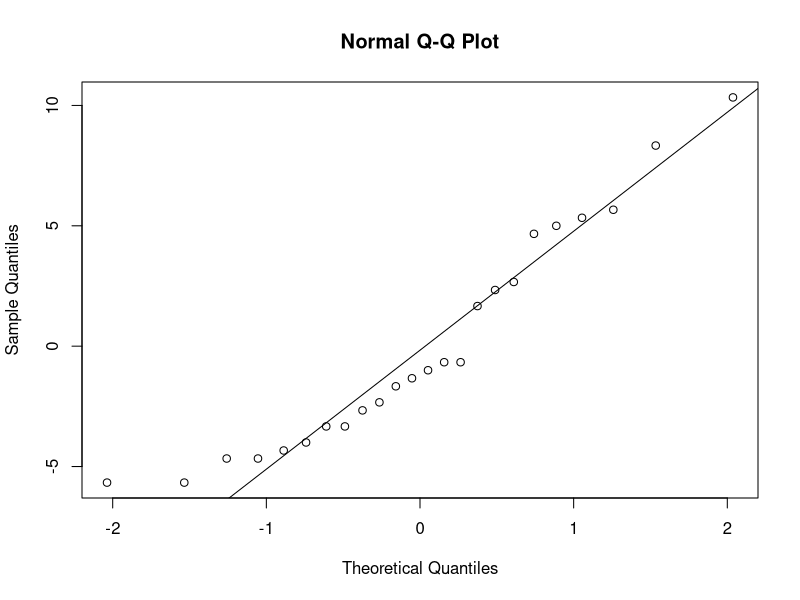
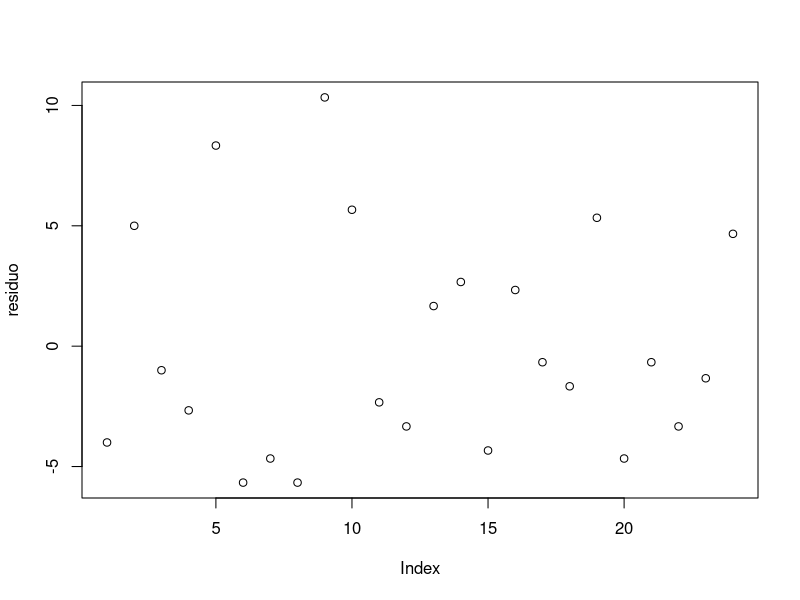
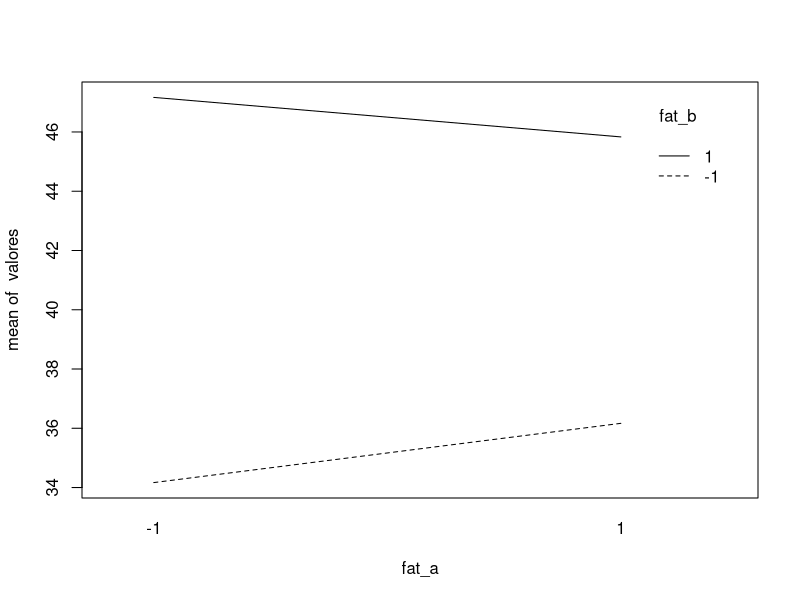
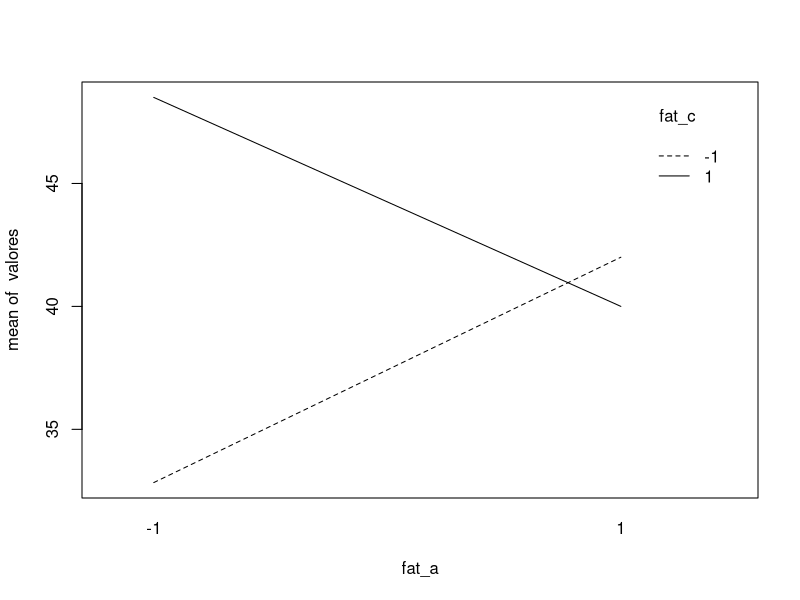
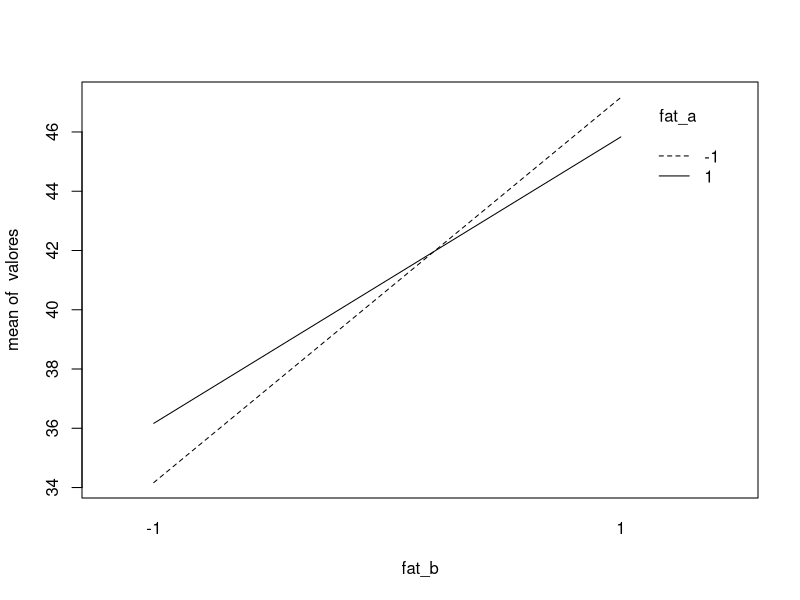
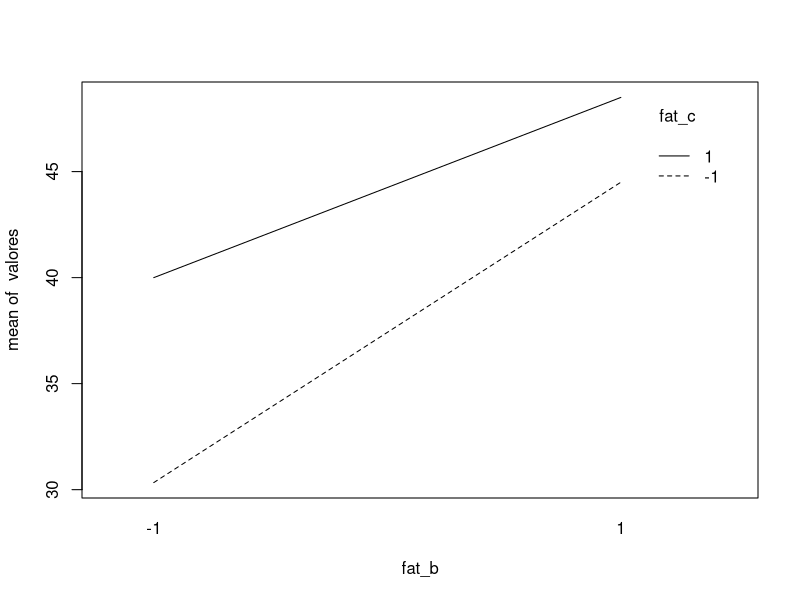
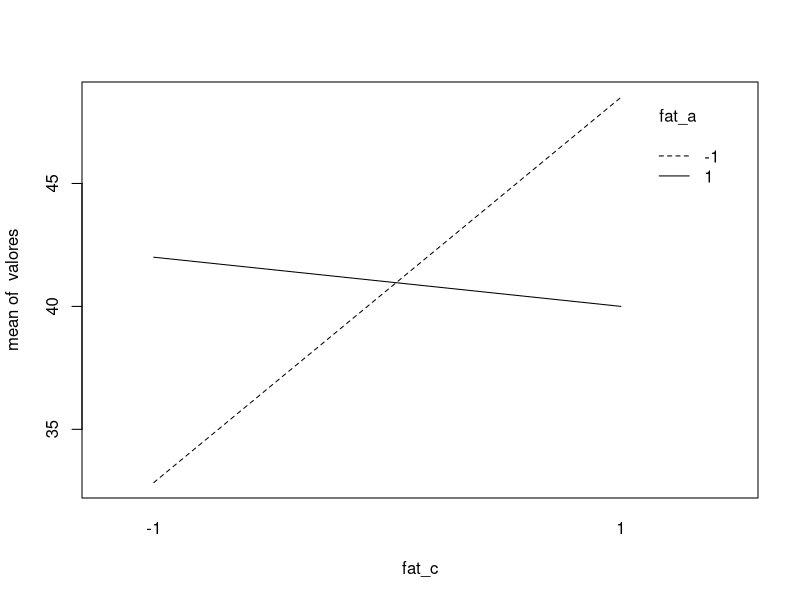
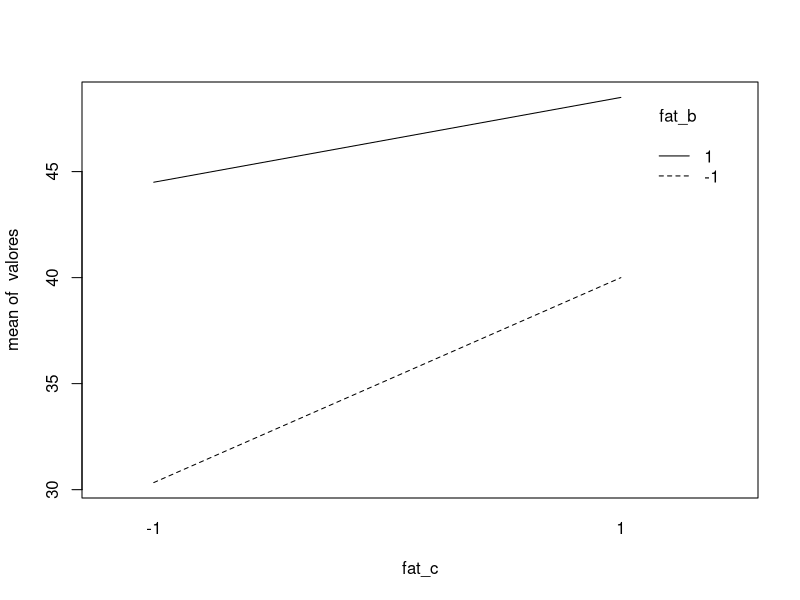

These figures' R source, in order:
n <- 3
valores <- c(22,31,25,
             32,43,29,
             35,34,50,
             55,47,46,
             44,45,38,
             40,37,36,
             60,50,54,
             39,41,47)

# estime os efeitos dos fatores 

a <- 32+43+29
b <- 35+34+50
c <- 44+45+38
ab <- 55+47+46
bc <- 60+50+54
ac <- 40+37+36
abc <- 39+41+47
um <- 22+31+25

efeito_a <- (a+ab+ac+abc-um-b-c-bc)/12

efeito_b <- (b+ab+bc+abc-um-a-c-ac)/12

efeito_c <- (c+ac+bc+abc-um-a-b-ab)/12

efeito_ab <- (um-a-b+ab+c-ac-bc+abc)/12

efeito_ac <- (um-a+b-ab-c+ac-bc+abc)/12

efeito_bc <- (um+a-b-ab-c-ac+bc+abc)/12

efeito_abc <- (abc-ac-bc+c-ab+a+b-um)/12

# anova 
fat_a <- as.factor(rep(c(-1,1,-1,1,-1,1,-1,1), each=3))

fat_b <- as.factor(rep(c(-1,-1,1,1,-1,-1,1,1),each=3))
 
fat_c <- as.factor(rep(c(-1,-1,-1,-1,1,1,1,1),each=3))


modelo <- aov(valores~fat_a+fat_b+fat_c+fat_a:fat_b+fat_a:fat_c+fat_b:fat_c+fat_a:fat_b:fat_c)
summary(modelo)

# modelo de regressão
x1 <- rep(c(-1,1,-1,1,-1,1,-1,1), each=3)
x2 <- rep(c(-1,-1,1,1,-1,-1,1,1),each=3)
x3 <- rep(c(-1,-1,-1,-1,1,1,1,1),each=3)
modreg <- lm(valores ~x1*x2*x3)
summary(modreg)
# pressupostos 

## normalidade

residuo <- modelo$residuals

shapiro.test(residuo)

qqnorm(residuo)
qqline(residuo)

# não rejeitamos normalidade a um nível de 5% de confiança

# indepndencia

plot(residuo)

# homocedasticidade

library(car)

leveneTest(valores~fat_a)
leveneTest(valores~fat_b)
leveneTest(valores~fat_c)
leveneTest(valores~fat_a:fat_b)
leveneTest(valores~fat_a:fat_c)
leveneTest(valores~fat_b:fat_c)
leveneTest(valores~fat_a:fat_b:fat_c)

# rejeita homocedasticidade de valores e fator a a um nivel de 5% de significancia

# plot de interação 
# como analiso isso com tres fatores?
interaction.plot(fat_a, fat_b, valores)
interaction.plot(fat_a, fat_c, valores)
interaction.plot(fat_b, fat_a, valores)
interaction.plot(fat_b, fat_c, valores)
interaction.plot(fat_c, fat_a, valores)
interaction.plot(fat_c, fat_b, valores)

# 



